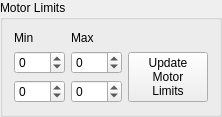
     <widget class="QGroupBox" name="groupBox_7">
      <property name="font">
       <font>
        <pointsize>9</pointsize>
       </font>
      </property>
      <property name="title">
       <string>Motor Limits</string>
      </property>
      <layout class="QGridLayout" name="gridLayout_3">
       <item row="0" column="0">
        <widget class="QLabel" name="label_30">
         <property name="font">
          <font>
           <pointsize>9</pointsize>
          </font>
         </property>
         <property name="text">
          <string>Min</string>
         </property>
        </widget>
       </item>
       <item row="0" column="1">
        <widget class="QLabel" name="label_31">
         <property name="font">
          <font>
           <pointsize>9</pointsize>
          </font>
         </property>
         <property name="text">
          <string>Max</string>
         </property>
        </widget>
       </item>
       <item row="1" column="0">
        <widget class="QSpinBox" name="motors_set_pan_min">
         <property name="minimumSize">
          <size>
           <width>0</width>
           <height>0</height>
          </size>
         </property>
         <property name="maximumSize">
          <size>
           <width>60</width>
           <height>16777215</height>
          </size>
         </property>
         <property name="font">
          <font>
           <pointsize>9</pointsize>
          </font>
         </property>
         <property name="minimum">
          <number>-999</number>
         </property>
         <property name="maximum">
          <number>999</number>
         </property>
        </widget>
       </item>
       <item row="1" column="1">
        <widget class="QSpinBox" name="motors_set_pan_max">
         <property name="maximumSize">
          <size>
           <width>60</width>
           <height>16777215</height>
          </size>
         </property>
         <property name="font">
          <font>
           <pointsize>9</pointsize>
          </font>
         </property>
         <property name="minimum">
          <number>-999</number>
         </property>
         <property name="maximum">
          <number>999</number>
         </property>
        </widget>
       </item>
       <item row="1" column="2" rowspan="2">
        <widget class="QPushButton" name="motors_update_limits">
         <property name="font">
          <font>
           <pointsize>9</pointsize>
          </font>
         </property>
         <property name="text">
          <string>Update
Motor
Limits</string>
         </property>
        </widget>
       </item>
       <item row="2" column="0">
        <widget class="QSpinBox" name="motors_set_tilt_min">
         <property name="maximumSize">
          <size>
           <width>60</width>
           <height>16777215</height>
          </size>
         </property>
         <property name="font">
          <font>
           <pointsize>9</pointsize>
          </font>
         </property>
         <property name="minimum">
          <number>-999</number>
         </property>
         <property name="maximum">
          <number>999</number>
         </property>
        </widget>
       </item>
       <item row="2" column="1">
        <widget class="QSpinBox" name="motors_set_tilt_max">
         <property name="font">
          <font>
           <pointsize>9</pointsize>
          </font>
         </property>
         <property name="minimum">
          <number>-999</number>
         </property>
         <property name="maximum">
          <number>999</number>
         </property>
        </widget>
       </item>
      </layout>
     </widget>
